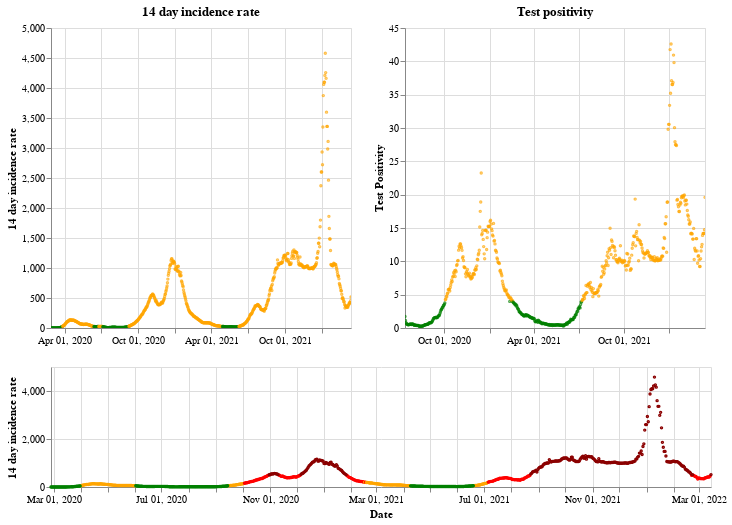

The notebook cell saved with this chart:
### Markdown cell above
## Wales

### Code cell
plot_traffic_light('Wales')

### Figure 1 — Vega-Lite specification as saved in the notebook (floating-point values rounded to 4 significant figures; data arrays with more than 128 entries replaced by an {"elided": "..."} marker saying what was removed)
{"config": {"view": {"continuousWidth": 400, "continuousHeight": 300}}, "vconcat": [{"hconcat": [{"mark": {"type": "point", "size": 2}, "encoding": {"color": {"condition": {"value": "green", "test": "(datum.twoWeeklyCasesRate <= 25)"}, "value": "orange"}, "tooltip": [{"type": "nominal", "field": "areaName"}, {"type": "temporal", "field": "date"}, {"type": "quantitative", "field": "twoWeeklyCasesRate"}, {"type": "quantitative", "field": "testPositivity"}], "x": {"type": "temporal", "axis": {"title": ""}, "field": "date", "scale": {"domain": {"selection": "DateBrush"}}, "timeUnit": "yearmonthdate"}, "y": {"type": "quantitative", "axis": {"title": "14 day incidence rate"}, "field": "twoWeeklyCasesRate"}}, "title": "14 day incidence rate", "width": 300}, {"mark": {"type": "point", "size": 2}, "encoding": {"color": {"condition": {"value": "green", "test": "(datum.testPositivity <= 4)"}, "value": "orange"}, "tooltip": [{"type": "nominal", "field": "areaName"}, {"type": "temporal", "field": "date"}, {"type": "quantitative", "field": "twoWeeklyCasesRate"}, {"type": "quantitative", "field": "testPositivity"}], "x": {"type": "temporal", "axis": {"title": ""}, "field": "date", "scale": {"domain": {"selection": "DateBrush"}}, "timeUnit": "yearmonthdate"}, "y": {"type": "quantitative", "axis": {"title": "Test Positivity"}, "field": "testPositivity"}}, "title": "Test positivity", "width": 300}]}, {"layer": [{"mark": {"type": "point", "size": 2}, "encoding": {"color": {"condition": {"value": "orange", "test": "(((datum.testPositivity < 4) && (datum.twoWeeklyCasesRate >= 50)) && (datum.twoWeeklyCasesRate < 200))"}, "value": "red"}, "opacity": {"condition": {"value": 1, "test": "((datum.twoWeeklyCasesRate >= 50) && (datum.twoWeeklyCasesRate < 500))"}, "value": 0}, "tooltip": [{"type": "nominal", "field": "areaName"}, {"type": "temporal", "field": "date"}, {"type": "quantitative", "field": "twoWeeklyCasesRate"}, {"type": "quantitative", "field": "testPositivity"}], "x": {"type": "temporal", "axis": {"title": "Date"}, "field": "date", "timeUnit": "yearmonthdate"}, "y": {"type": "quantitative", "axis": {"title": "14 day incidence rate"}, "field": "twoWeeklyCasesRate"}}, "selection": {"DateBrush": {"type": "interval", "encodings": ["x"], "fields": ["Time"]}}}, {"mark": {"type": "point", "size": 2}, "encoding": {"color": {"value": "darkred"}, "opacity": {"condition": {"value": 1, "test": "(datum.twoWeeklyCasesRate >= 500)"}, "value": 0}, "tooltip": [{"type": "nominal", "field": "areaName"}, {"type": "temporal", "field": "date"}, {"type": "quantitative", "field": "twoWeeklyCasesRate"}, {"type": "quantitative", "field": "testPositivity"}], "x": {"type": "temporal", "axis": {"title": "Date"}, "field": "date", "timeUnit": "yearmonthdate"}, "y": {"type": "quantitative", "axis": {"title": "14 day incidence rate"}, "field": "twoWeeklyCasesRate"}}}, {"mark": {"type": "point", "size": 2}, "encoding": {"color": {"condition": {"value": "green", "test": "((datum.testPositivity < 4) && (datum.twoWeeklyCasesRate < 50))"}, "value": "orange"}, "opacity": {"condition": {"value": 1, "test": "(datum.twoWeeklyCasesRate < 50)"}, "value": 0}, "tooltip": [{"type": "nominal", "field": "areaName"}, {"type": "temporal", "field": "date"}, {"type": "quantitative", "field": "twoWeeklyCasesRate"}, {"type": "quantitative", "field": "testPositivity"}], "x": {"type": "temporal", "axis": {"title": "Date"}, "field": "date", "timeUnit": "yearmonthdate"}, "y": {"type": "quantitative", "axis": {"title": "14 day incidence rate"}, "field": "twoWeeklyCasesRate"}}}], "height": 120, "width": 660}], "data": {"name": "data-a10263880b4cf4b4460cd34ec83225f1"}, "$schema": "https://vega.github.io/schema/vega-lite/v4.8.1.json", "datasets": {"data-a10263880b4cf4b4460cd34ec83225f1": {"elided": "748 records"}}}
